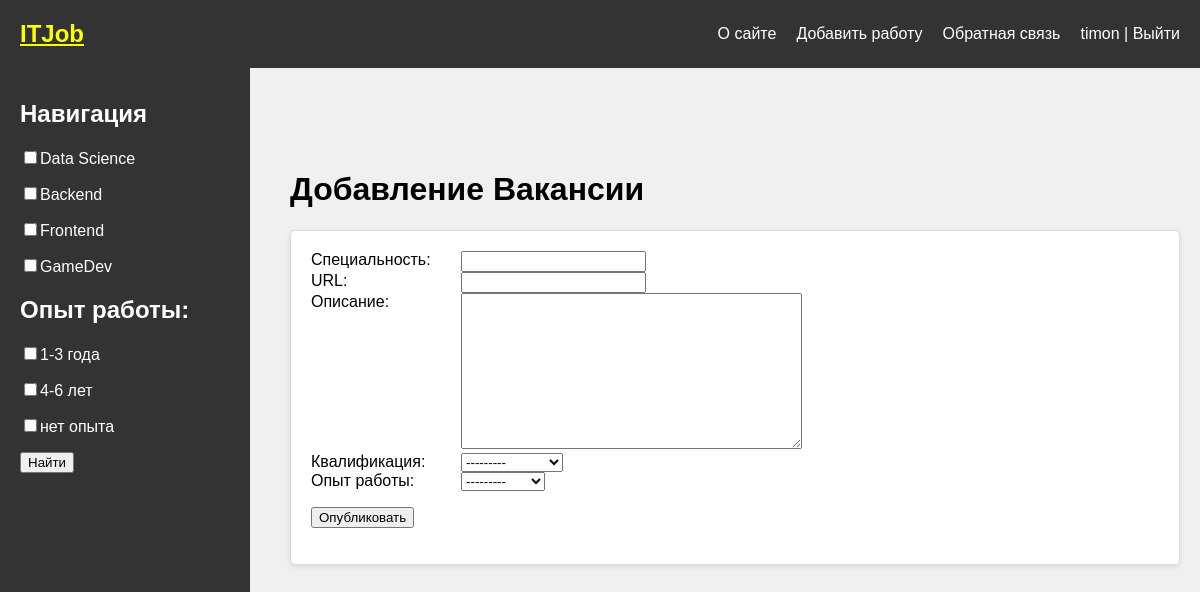
The app's page /add_job/ (signed in) with its own data.
### vacancies/models.py (models this page shows, shortened)
class Specification(models.Model):
    name = models.CharField(max_length=100,db_index=True)
    slug = models.SlugField(max_length=100)
    def __str__(self) -> str:
        return self.name

class Experience(models.Model):
    exp=models.CharField(max_length=100)
    slug=models.SlugField(max_length=100)
    def __str__(self) -> str:
        return self.exp

### vacancies/views.py (the view)
# urls.py: path('add_job/',AddJob.as_view(),name='addjob'),
class AddJob(LoginRequiredMixin,FormView):
    form_class = AddJobForm
    template_name='vacancies/addjob.html'
    success_url= reverse_lazy('home')
    extra_context={
        'menu':menu,
        'title':'Добавление Вакансии',
    }
    def form_valid(self, form):
        w = form.save(commit=False)
        w.author = self.request.user
        w.save()
        return super().form_valid(form)
    """def form_valid(self,form):
        form.save()
        return super().form_valid(form)"""

### vacancies/forms.py
class AddJobForm(forms.ModelForm):
    class Meta:
        model = Job
        fields=['title','slug','description','specification','tags']

### users/context_processors.py (called while the page is built)
def get_main_context(request):
    return {'mainmenu':menu}

### vacancies/templatetags/vacancies_tags.py (called while the page is built)
@register.inclusion_tag('vacancies/list_categories.html')
def show_categories():
    cats = Specification.objects.all()
    exp = Experience.objects.all()
    return {'cats':cats, 'exp': exp}

@register.simple_tag()
def get_menu():
    return menu

### vacancies/templates/vacancies/addjob.html (shortened to what this page needs)
{%extends 'base.html'%}
{% block addjob %}
<h1>{{title}}</h1>
<div class="job-card">
<form action="" method="post">
    {%for f in form%}
    <label class="form-label" for="{{f.title.id_for_label}}">{{f.label}}:</label>{{f}}
    {%endfor%}
    <p><button type="submit">Опубликовать</button></p>
</form>
</div>
{%endblock%}

### templates/base.html (shortened to what this page needs)
{% load static %}
{%load vacancies_tags%}
<!DOCTYPE html>
<html lang="ru">
<head>
    <link rel="stylesheet" href="{% static 'vacancies/css/style.css'%}"/>
</head>
<body>
{%block mainmenu %}
<div class="header">
<h1><a class="ITJob" href="{%url 'home' %}">ITJob</a></h1>
<nav>
        <ul>
            {%for m in mainmenu%}
            <li><a href="{% url m.url_name%}">{{m.title}}</a></li>
            {%endfor%}
            {%if user.is_authenticated%}
            <li class="last"> <a href="{% url 'users:profile' %}">{{user.username}}</a> | <a href="{% url 'users:logout' %}">Выйти</a></li>
            {%else%}
            <li class="last"><a href="{%url 'users:login'%}">Войти </a>| <a href="{% url 'users:register'%}">Регистрация</a></li>
            {%endif%}
        </ul>
</nav>
</div>
{%endblock%}
<div class="sidebar">
    <h2>Навигация</h2>
    <ul>
        {%show_categories %}
    </ul>
</div>
<div class="main-content">
</div>
<div class="content">
</div>
<div class="content">
    {%block addjob%}
    {%endblock%}
</div>
</body>
</html>

### vacancies/templates/vacancies/list_categories.html (shortened to what this page needs)
<form action="{% url 'sorting' %}" method="post">
    {%for c in cats %}
    <input type="checkbox" name="checkbox_{{c.id}}"><label for= 'id_{{c.id}}'>{{c.name}}</label> <p></p>
    {%endfor%}
    <h2>Опыт работы:</h2>
    {%for c in exp %}
    <input type="checkbox" name="tags_{{c.id}}"><label for= 'id_{{c.id}}'>{{c.exp}}</label> <p></p>
    {%endfor%}
    <p>
    <button type="submit" name="action">Найти</button></p>
</form>

### vacancies/static/vacancies/css/style.css (style rules this page uses)
body { font-family: Arial, sans-serif; background-color: #f0f0f0; margin: 0; padding: 0; display: flex; flex-direction: column; }
.header { background-color: #333; color: white; width: 100%; padding: 20px; box-sizing: border-box; position: fixed; top: 0; left: 0; z-index: 1000; display: flex; justify-content: space-between; align-items: center; }
.header h1 { font-size: 1.5em; margin: 0; }
.header nav ul { list-style-type: none; margin: 0; padding: 0; display: flex; }
.header nav ul li { margin-left: 20px; }
.header nav ul li a { color: white; text-decoration: none; }
.sidebar { background-color: #333; color: white; width: 250px; padding: 20px; box-sizing: border-box; position: fixed; top: 60px; left: 0; height: calc(100vh); }
.sidebar h2 { font-size: 1.5em; margin-bottom: 20px; }
.sidebar ul { list-style-type: none; padding: 0; }
.main-content { margin-left: 270px; margin-top: 50px; padding: 20px; box-sizing: border-box; width: calc(100% - 270px); }
.content { margin-left: 270px; margin-top: 0; padding: 20px; box-sizing: border-box; width: calc(100% - 270px); }
.job-card { background-color: white; border: 1px solid #ddd; border-radius: 5px; margin-bottom: 20px; padding: 20px; box-shadow: 0 2px 5px rgba(0,0,0,0.1); }
.form-label { display: inline-block; min-width: 150px; vertical-align: top; }
.ITJob { color: #fbff00; }

### records on screen
Specification: name "Data Science"
Specification: name "Backend"
Specification: name "Frontend"
Specification: name "GameDev"
Experience: exp "1-3 года"
Experience: exp "4-6 лет"
Experience: exp "нет опыта"

### other values on screen
{{ m.title }} "О сайте" "Добавить работу" "Обратная связь"
{{ user.username }} "timon"
{{ title }} "Добавление Вакансии"
{{ f.label }} "Специальность" "URL" "Описание" "Квалификация" "Опыт работы"
